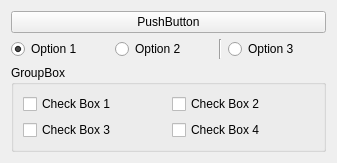
<?xml version="1.0" encoding="UTF-8"?>
<ui version="4.0">
 <class>Form</class>
 <widget class="QWidget" name="Form">
  <property name="geometry">
   <rect>
    <x>0</x>
    <y>0</y>
    <width>337</width>
    <height>145</height>
   </rect>
  </property>
  <property name="windowTitle">
   <string>HBoxLayout</string>
  </property>
  <layout class="QVBoxLayout" name="verticalLayout">
   <item>
    <widget class="QPushButton" name="pushButton">
     <property name="text">
      <string>PushButton</string>
     </property>
    </widget>
   </item>
   <item>
    <layout class="QHBoxLayout" name="horLayout" stretch="0,0,0,0">
     <item>
      <widget class="QRadioButton" name="radioButton">
       <property name="text">
        <string>Option 1</string>
       </property>
       <property name="checked">
        <bool>true</bool>
       </property>
      </widget>
     </item>
     <item>
      <widget class="QRadioButton" name="radioButton_2">
       <property name="text">
        <string>Option 2</string>
       </property>
      </widget>
     </item>
     <item>
      <widget class="Line" name="line">
       <property name="orientation">
        <enum>Qt::Vertical</enum>
       </property>
      </widget>
     </item>
     <item>
      <widget class="QRadioButton" name="radioButton_3">
       <property name="text">
        <string>Option 3</string>
       </property>
      </widget>
     </item>
    </layout>
   </item>
   <item>
    <widget class="QGroupBox" name="groupBox">
     <property name="title">
      <string>GroupBox</string>
     </property>
     <layout class="QGridLayout" name="gridLayout">
      <item row="0" column="1">
       <widget class="QCheckBox" name="checkBox_2">
        <property name="text">
         <string>Check Box 2</string>
        </property>
       </widget>
      </item>
      <item row="0" column="0">
       <widget class="QCheckBox" name="checkBox">
        <property name="text">
         <string>Check Box 1</string>
        </property>
       </widget>
      </item>
      <item row="1" column="1">
       <widget class="QCheckBox" name="checkBox_4">
        <property name="text">
         <string>Check Box 4</string>
        </property>
       </widget>
      </item>
      <item row="1" column="0">
       <widget class="QCheckBox" name="checkBox_3">
        <property name="text">
         <string>Check Box 3</string>
        </property>
       </widget>
      </item>
     </layout>
    </widget>
   </item>
  </layout>
 </widget>
 <resources/>
 <connections/>
</ui>
